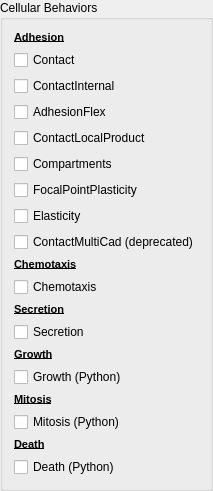
     <widget class="QGroupBox" name="groupBox_9">
      <property name="title">
       <string>Cellular Behaviors</string>
      </property>
      <layout class="QVBoxLayout" name="verticalLayout_6">
       <item>
        <widget class="QLabel" name="label_34">
         <property name="text">
          <string>&lt;!DOCTYPE HTML PUBLIC &quot;-//W3C//DTD HTML 4.0//EN&quot; &quot;http://www.w3.org/TR/REC-html40/strict.dtd&quot;&gt;
&lt;html&gt;&lt;head&gt;&lt;meta name=&quot;qrichtext&quot; content=&quot;1&quot; /&gt;&lt;style type=&quot;text/css&quot;&gt;
p, li { white-space: pre-wrap; }
&lt;/style&gt;&lt;/head&gt;&lt;body style=&quot; font-family:'MS Shell Dlg 2'; font-size:8.25pt; font-weight:400; font-style:normal;&quot;&gt;
&lt;p style=&quot; margin-top:0px; margin-bottom:0px; margin-left:0px; margin-right:0px; -qt-block-indent:0; text-indent:0px;&quot;&gt;&lt;span style=&quot; font-size:8pt; font-weight:600; text-decoration: underline;&quot;&gt;Adhesion&lt;/span&gt;&lt;/p&gt;&lt;/body&gt;&lt;/html&gt;</string>
         </property>
        </widget>
       </item>
       <item>
        <widget class="QCheckBox" name="contactCHB">
         <property name="toolTip">
          <string>&lt;!DOCTYPE HTML PUBLIC &quot;-//W3C//DTD HTML 4.0//EN&quot; &quot;http://www.w3.org/TR/REC-html40/strict.dtd&quot;&gt;
&lt;html&gt;&lt;head&gt;&lt;meta name=&quot;qrichtext&quot; content=&quot;1&quot; /&gt;&lt;style type=&quot;text/css&quot;&gt;
p, li { white-space: pre-wrap; }
&lt;/style&gt;&lt;/head&gt;&lt;body style=&quot; font-family:'MS Shell Dlg 2'; font-size:8.25pt; font-weight:400; font-style:normal;&quot;&gt;
&lt;p style=&quot; margin-top:0px; margin-bottom:0px; margin-left:0px; margin-right:0px; -qt-block-indent:0; text-indent:0px;&quot;&gt;&lt;span style=&quot; font-size:8pt;&quot;&gt;Most commonly used energy term for contact (adhesive) cell-cell/cell-Medium interactions&lt;/span&gt;&lt;/p&gt;
&lt;p style=&quot; margin-top:0px; margin-bottom:0px; margin-left:0px; margin-right:0px; -qt-block-indent:0; text-indent:0px;&quot;&gt;&lt;span style=&quot; font-size:8pt;&quot;&gt;Note (when using compartmental cells): it calculates energy between members (compartments) belonging to different clusters (compartmental cells).&lt;/span&gt;&lt;/p&gt;
&lt;p style=&quot;-qt-paragraph-type:empty; margin-top:0px; margin-bottom:0px; margin-left:0px; margin-right:0px; -qt-block-indent:0; text-indent:0px; font-size:8pt;&quot;&gt;&lt;/p&gt;&lt;/body&gt;&lt;/html&gt;</string>
         </property>
         <property name="text">
          <string>Contact</string>
         </property>
        </widget>
       </item>
       <item>
        <widget class="QCheckBox" name="internalContactCB">
         <property name="toolTip">
          <string>Adhesion energy term - calculated betwee members (compartments) of the same cluster (compartmental cell)
You may use it together with Contact energy term</string>
         </property>
         <property name="text">
          <string>ContactInternal</string>
         </property>
        </widget>
       </item>
       <item>
        <widget class="QCheckBox" name="adhesionFlexCHB">
         <property name="toolTip">
          <string>&lt;!DOCTYPE HTML PUBLIC &quot;-//W3C//DTD HTML 4.0//EN&quot; &quot;http://www.w3.org/TR/REC-html40/strict.dtd&quot;&gt;
&lt;html&gt;&lt;head&gt;&lt;meta name=&quot;qrichtext&quot; content=&quot;1&quot; /&gt;&lt;style type=&quot;text/css&quot;&gt;
p, li { white-space: pre-wrap; }
&lt;/style&gt;&lt;/head&gt;&lt;body style=&quot; font-family:'MS Shell Dlg 2'; font-size:8.25pt; font-weight:400; font-style:normal;&quot;&gt;
&lt;p style=&quot; margin-top:0px; margin-bottom:0px; margin-left:0px; margin-right:0px; -qt-block-indent:0; text-indent:0px;&quot;&gt;&lt;span style=&quot; font-size:8pt;&quot;&gt;Calculates adhesion energy based on concentration of adhesion moolecules on the cell membrane. Works fine for complartmental and non compartmental cells. &lt;/span&gt;&lt;/p&gt;
&lt;p style=&quot; margin-top:0px; margin-bottom:0px; margin-left:0px; margin-right:0px; -qt-block-indent:0; text-indent:0px;&quot;&gt;&lt;span style=&quot; font-size:8pt;&quot;&gt;Users can specifymultiple adhesion molecules and customize interactions between them. Adhesion molecules concentrations can be modified/accessed using Python scripting&lt;/span&gt;&lt;/p&gt;&lt;/body&gt;&lt;/html&gt;</string>
         </property>
         <property name="text">
          <string>AdhesionFlex</string>
         </property>
        </widget>
       </item>
       <item>
        <widget class="QCheckBox" name="contactLocalProductCHB">
         <property name="toolTip">
          <string>Older version of AdhesionFlex. Please consider switching to AdhesionFlex plugin</string>
         </property>
         <property name="text">
          <string>ContactLocalProduct</string>
         </property>
        </widget>
       </item>
       <item>
        <widget class="QCheckBox" name="compartmentCHB">
         <property name="toolTip">
          <string>&lt;!DOCTYPE HTML PUBLIC &quot;-//W3C//DTD HTML 4.0//EN&quot; &quot;http://www.w3.org/TR/REC-html40/strict.dtd&quot;&gt;
&lt;html&gt;&lt;head&gt;&lt;meta name=&quot;qrichtext&quot; content=&quot;1&quot; /&gt;&lt;style type=&quot;text/css&quot;&gt;
p, li { white-space: pre-wrap; }
&lt;/style&gt;&lt;/head&gt;&lt;body style=&quot; font-family:'MS Shell Dlg 2'; font-size:8.25pt; font-weight:400; font-style:normal;&quot;&gt;
&lt;p style=&quot; margin-top:0px; margin-bottom:0px; margin-left:0px; margin-right:0px; -qt-block-indent:0; text-indent:0px;&quot;&gt;&lt;span style=&quot; font-size:8pt;&quot;&gt;Combined Contact and ContactInternal plugin.&lt;/span&gt;&lt;/p&gt;
&lt;p style=&quot; margin-top:0px; margin-bottom:0px; margin-left:0px; margin-right:0px; -qt-block-indent:0; text-indent:0px;&quot;&gt;&lt;span style=&quot; font-size:8pt;&quot;&gt;Allows users to specify adhesions between members of same and different clusters at the same time.&lt;/span&gt;&lt;/p&gt;&lt;/body&gt;&lt;/html&gt;</string>
         </property>
         <property name="text">
          <string>Compartments</string>
         </property>
        </widget>
       </item>
       <item>
        <widget class="QCheckBox" name="fppCHB">
         <property name="toolTip">
          <string>&lt;!DOCTYPE HTML PUBLIC &quot;-//W3C//DTD HTML 4.0//EN&quot; &quot;http://www.w3.org/TR/REC-html40/strict.dtd&quot;&gt;
&lt;html&gt;&lt;head&gt;&lt;meta name=&quot;qrichtext&quot; content=&quot;1&quot; /&gt;&lt;style type=&quot;text/css&quot;&gt;
p, li { white-space: pre-wrap; }
&lt;/style&gt;&lt;/head&gt;&lt;body style=&quot; font-family:'MS Shell Dlg 2'; font-size:8.25pt; font-weight:400; font-style:normal;&quot;&gt;
&lt;p style=&quot; margin-top:0px; margin-bottom:0px; margin-left:0px; margin-right:0px; -qt-block-indent:0; text-indent:0px;&quot;&gt;&lt;span style=&quot; font-size:8pt;&quot;&gt;Emulates focal junctions by dynamically linking (via elastic constraint) center of masses of neighboring cells. Elastic constraint is based on the distance between linked cells. &lt;/span&gt;&lt;/p&gt;
&lt;p style=&quot; margin-top:0px; margin-bottom:0px; margin-left:0px; margin-right:0px; -qt-block-indent:0; text-indent:0px;&quot;&gt;&lt;span style=&quot; font-size:8pt;&quot;&gt;Links' parameters can be accessed and modified through Python.&lt;/span&gt;&lt;/p&gt;
&lt;p style=&quot; margin-top:0px; margin-bottom:0px; margin-left:0px; margin-right:0px; -qt-block-indent:0; text-indent:0px;&quot;&gt;&lt;span style=&quot; font-size:8pt;&quot;&gt;Links can be brokeneither due to exceeding max distance between cells or manually.&lt;/span&gt;&lt;/p&gt;
&lt;p style=&quot; margin-top:0px; margin-bottom:0px; margin-left:0px; margin-right:0px; -qt-block-indent:0; text-indent:0px;&quot;&gt;&lt;span style=&quot; font-size:8pt;&quot;&gt;Links are established when two cells come in contact and max number of links for the two cells is smaller than the number of links they have already formed.&lt;/span&gt;&lt;/p&gt;&lt;/body&gt;&lt;/html&gt;</string>
         </property>
         <property name="text">
          <string>FocalPointPlasticity</string>
         </property>
        </widget>
       </item>
       <item>
        <widget class="QCheckBox" name="elasticityCHB">
         <property name="toolTip">
          <string>&lt;!DOCTYPE HTML PUBLIC &quot;-//W3C//DTD HTML 4.0//EN&quot; &quot;http://www.w3.org/TR/REC-html40/strict.dtd&quot;&gt;
&lt;html&gt;&lt;head&gt;&lt;meta name=&quot;qrichtext&quot; content=&quot;1&quot; /&gt;&lt;style type=&quot;text/css&quot;&gt;
p, li { white-space: pre-wrap; }
&lt;/style&gt;&lt;/head&gt;&lt;body style=&quot; font-family:'MS Shell Dlg 2'; font-size:8.25pt; font-weight:400; font-style:normal;&quot;&gt;
&lt;p style=&quot; margin-top:0px; margin-bottom:0px; margin-left:0px; margin-right:0px; -qt-block-indent:0; text-indent:0px;&quot;&gt;&lt;span style=&quot; font-size:8pt;&quot;&gt;Applies elastic constraint between cell's center of masses of participating cells. Elastic constraint is based on the distance between linked cells. &lt;/span&gt;&lt;/p&gt;
&lt;p style=&quot; margin-top:0px; margin-bottom:0px; margin-left:0px; margin-right:0px; -qt-block-indent:0; text-indent:0px;&quot;&gt;&lt;span style=&quot; font-size:8pt;&quot;&gt;Elastic links are initially formed between those cells which touch each other when first pixel copy is about to happen. &lt;/span&gt;&lt;/p&gt;
&lt;p style=&quot; margin-top:0px; margin-bottom:0px; margin-left:0px; margin-right:0px; -qt-block-indent:0; text-indent:0px;&quot;&gt;&lt;span style=&quot; font-size:8pt;&quot;&gt;Links can be later modified, added/removed using Python scripting. &lt;/span&gt;&lt;/p&gt;
&lt;p style=&quot; margin-top:0px; margin-bottom:0px; margin-left:0px; margin-right:0px; -qt-block-indent:0; text-indent:0px;&quot;&gt;&lt;span style=&quot; font-size:8pt;&quot;&gt;The list of links is static i.e. once two cells are linked they will remain linked until one of them disappears or the linkis broken manually by Python script.&lt;/span&gt;&lt;/p&gt;
&lt;p style=&quot;-qt-paragraph-type:empty; margin-top:0px; margin-bottom:0px; margin-left:0px; margin-right:0px; -qt-block-indent:0; text-indent:0px; font-size:8pt;&quot;&gt;&lt;/p&gt;
&lt;p style=&quot;-qt-paragraph-type:empty; margin-top:0px; margin-bottom:0px; margin-left:0px; margin-right:0px; -qt-block-indent:0; text-indent:0px; font-size:8pt;&quot;&gt;&lt;/p&gt;
&lt;p style=&quot;-qt-paragraph-type:empty; margin-top:0px; margin-bottom:0px; margin-left:0px; margin-right:0px; -qt-block-indent:0; text-indent:0px; font-size:8pt;&quot;&gt;&lt;/p&gt;&lt;/body&gt;&lt;/html&gt;</string>
         </property>
         <property name="text">
          <string>Elasticity</string>
         </property>
        </widget>
       </item>
       <item>
        <widget class="QCheckBox" name="contactMultiCadCHB">
         <property name="toolTip">
          <string>Deprecetad plauing. Please use AdhesionFlex</string>
         </property>
         <property name="text">
          <string>ContactMultiCad (deprecated)</string>
         </property>
         <property name="checkable">
          <bool>true</bool>
         </property>
        </widget>
       </item>
       <item>
        <widget class="QLabel" name="label_35">
         <property name="text">
          <string>&lt;!DOCTYPE HTML PUBLIC &quot;-//W3C//DTD HTML 4.0//EN&quot; &quot;http://www.w3.org/TR/REC-html40/strict.dtd&quot;&gt;
&lt;html&gt;&lt;head&gt;&lt;meta name=&quot;qrichtext&quot; content=&quot;1&quot; /&gt;&lt;style type=&quot;text/css&quot;&gt;
p, li { white-space: pre-wrap; }
&lt;/style&gt;&lt;/head&gt;&lt;body style=&quot; font-family:'MS Shell Dlg 2'; font-size:8.25pt; font-weight:400; font-style:normal;&quot;&gt;
&lt;p style=&quot; margin-top:0px; margin-bottom:0px; margin-left:0px; margin-right:0px; -qt-block-indent:0; text-indent:0px;&quot;&gt;&lt;span style=&quot; font-size:8pt; font-weight:600; text-decoration: underline;&quot;&gt;Chemotaxis&lt;/span&gt;&lt;/p&gt;&lt;/body&gt;&lt;/html&gt;</string>
         </property>
        </widget>
       </item>
       <item>
        <widget class="QCheckBox" name="chemotaxisCHB">
         <property name="toolTip">
          <string>&lt;!DOCTYPE HTML PUBLIC &quot;-//W3C//DTD HTML 4.0//EN&quot; &quot;http://www.w3.org/TR/REC-html40/strict.dtd&quot;&gt;
&lt;html&gt;&lt;head&gt;&lt;meta name=&quot;qrichtext&quot; content=&quot;1&quot; /&gt;&lt;style type=&quot;text/css&quot;&gt;
p, li { white-space: pre-wrap; }
&lt;/style&gt;&lt;/head&gt;&lt;body style=&quot; font-family:'MS Shell Dlg 2'; font-size:8.25pt; font-weight:400; font-style:normal;&quot;&gt;
&lt;p style=&quot; margin-top:0px; margin-bottom:0px; margin-left:0px; margin-right:0px; -qt-block-indent:0; text-indent:0px;&quot;&gt;&lt;span style=&quot; font-size:8pt;&quot;&gt;Implements energy term which emulates Chemotaxis. &lt;/span&gt;&lt;/p&gt;
&lt;p style=&quot; margin-top:0px; margin-bottom:0px; margin-left:0px; margin-right:0px; -qt-block-indent:0; text-indent:0px;&quot;&gt;&lt;span style=&quot; font-size:8pt;&quot;&gt;Note, you need to define chemical fields for this plugin to work.&lt;/span&gt;&lt;/p&gt;&lt;/body&gt;&lt;/html&gt;</string>
         </property>
         <property name="text">
          <string>Chemotaxis</string>
         </property>
        </widget>
       </item>
       <item>
        <widget class="QLabel" name="label_36">
         <property name="text">
          <string>&lt;!DOCTYPE HTML PUBLIC &quot;-//W3C//DTD HTML 4.0//EN&quot; &quot;http://www.w3.org/TR/REC-html40/strict.dtd&quot;&gt;
&lt;html&gt;&lt;head&gt;&lt;meta name=&quot;qrichtext&quot; content=&quot;1&quot; /&gt;&lt;style type=&quot;text/css&quot;&gt;
p, li { white-space: pre-wrap; }
&lt;/style&gt;&lt;/head&gt;&lt;body style=&quot; font-family:'MS Shell Dlg 2'; font-size:8.25pt; font-weight:400; font-style:normal;&quot;&gt;
&lt;p style=&quot; margin-top:0px; margin-bottom:0px; margin-left:0px; margin-right:0px; -qt-block-indent:0; text-indent:0px;&quot;&gt;&lt;span style=&quot; font-size:8pt; font-weight:600; text-decoration: underline;&quot;&gt;Secretion&lt;/span&gt;&lt;/p&gt;&lt;/body&gt;&lt;/html&gt;</string>
         </property>
        </widget>
       </item>
       <item>
        <widget class="QCheckBox" name="secretionCHB">
         <property name="toolTip">
          <string>&lt;!DOCTYPE HTML PUBLIC &quot;-//W3C//DTD HTML 4.0//EN&quot; &quot;http://www.w3.org/TR/REC-html40/strict.dtd&quot;&gt;
&lt;html&gt;&lt;head&gt;&lt;meta name=&quot;qrichtext&quot; content=&quot;1&quot; /&gt;&lt;style type=&quot;text/css&quot;&gt;
p, li { white-space: pre-wrap; }
&lt;/style&gt;&lt;/head&gt;&lt;body style=&quot; font-family:'MS Shell Dlg 2'; font-size:8.25pt; font-weight:400; font-style:normal;&quot;&gt;
&lt;p style=&quot; margin-top:0px; margin-bottom:0px; margin-left:0px; margin-right:0px; -qt-block-indent:0; text-indent:0px;&quot;&gt;&lt;span style=&quot; font-size:8pt;&quot;&gt;A module which implements secretion. You need to make sure you have defined chemical fields to which you are trying to secrete. &lt;/span&gt;&lt;/p&gt;
&lt;p style=&quot; margin-top:0px; margin-bottom:0px; margin-left:0px; margin-right:0px; -qt-block-indent:0; text-indent:0px;&quot;&gt;&lt;span style=&quot; font-size:8pt;&quot;&gt;Secretion can be deinied for particular cell types using XML/Python configureSim  or on a cell-by-cell basis using Python &lt;/span&gt;&lt;/p&gt;
&lt;p style=&quot; margin-top:0px; margin-bottom:0px; margin-left:0px; margin-right:0px; -qt-block-indent:0; text-indent:0px;&quot;&gt;&lt;span style=&quot; font-size:8pt;&quot;&gt;Notice it implicitely calls PixelTracker and BoundaryPixelTracker plugins&lt;/span&gt;&lt;/p&gt;&lt;/body&gt;&lt;/html&gt;</string>
         </property>
         <property name="text">
          <string>Secretion</string>
         </property>
        </widget>
       </item>
       <item>
        <widget class="QLabel" name="label_37">
         <property name="text">
          <string>&lt;!DOCTYPE HTML PUBLIC &quot;-//W3C//DTD HTML 4.0//EN&quot; &quot;http://www.w3.org/TR/REC-html40/strict.dtd&quot;&gt;
&lt;html&gt;&lt;head&gt;&lt;meta name=&quot;qrichtext&quot; content=&quot;1&quot; /&gt;&lt;style type=&quot;text/css&quot;&gt;
p, li { white-space: pre-wrap; }
&lt;/style&gt;&lt;/head&gt;&lt;body style=&quot; font-family:'MS Shell Dlg 2'; font-size:8.25pt; font-weight:400; font-style:normal;&quot;&gt;
&lt;p style=&quot; margin-top:0px; margin-bottom:0px; margin-left:0px; margin-right:0px; -qt-block-indent:0; text-indent:0px;&quot;&gt;&lt;span style=&quot; font-size:8pt; font-weight:600; text-decoration: underline;&quot;&gt;Growth&lt;/span&gt;&lt;/p&gt;&lt;/body&gt;&lt;/html&gt;</string>
         </property>
        </widget>
       </item>
       <item>
        <widget class="QCheckBox" name="growthCHB">
         <property name="toolTip">
          <string>&lt;!DOCTYPE HTML PUBLIC &quot;-//W3C//DTD HTML 4.0//EN&quot; &quot;http://www.w3.org/TR/REC-html40/strict.dtd&quot;&gt;
&lt;html&gt;&lt;head&gt;&lt;meta name=&quot;qrichtext&quot; content=&quot;1&quot; /&gt;&lt;style type=&quot;text/css&quot;&gt;
p, li { white-space: pre-wrap; }
&lt;/style&gt;&lt;/head&gt;&lt;body style=&quot; font-family:'MS Shell Dlg 2'; font-size:8.25pt; font-weight:400; font-style:normal;&quot;&gt;
&lt;p style=&quot; margin-top:0px; margin-bottom:0px; margin-left:0px; margin-right:0px; -qt-block-indent:0; text-indent:0px;&quot;&gt;&lt;span style=&quot; font-size:8pt;&quot;&gt;Example of a Python steppable which implements cell growth.&lt;/span&gt;&lt;/p&gt;
&lt;p style=&quot; margin-top:0px; margin-bottom:0px; margin-left:0px; margin-right:0px; -qt-block-indent:0; text-indent:0px;&quot;&gt;&lt;span style=&quot; font-size:8pt;&quot;&gt; Users can modify the code to refine cell growth behavior. &lt;/span&gt;&lt;/p&gt;&lt;/body&gt;&lt;/html&gt;</string>
         </property>
         <property name="text">
          <string>Growth (Python)</string>
         </property>
        </widget>
       </item>
       <item>
        <widget class="QLabel" name="label_38">
         <property name="text">
          <string>&lt;!DOCTYPE HTML PUBLIC &quot;-//W3C//DTD HTML 4.0//EN&quot; &quot;http://www.w3.org/TR/REC-html40/strict.dtd&quot;&gt;
&lt;html&gt;&lt;head&gt;&lt;meta name=&quot;qrichtext&quot; content=&quot;1&quot; /&gt;&lt;style type=&quot;text/css&quot;&gt;
p, li { white-space: pre-wrap; }
&lt;/style&gt;&lt;/head&gt;&lt;body style=&quot; font-family:'MS Shell Dlg 2'; font-size:8.25pt; font-weight:400; font-style:normal;&quot;&gt;
&lt;p style=&quot; margin-top:0px; margin-bottom:0px; margin-left:0px; margin-right:0px; -qt-block-indent:0; text-indent:0px;&quot;&gt;&lt;span style=&quot; font-size:8pt; font-weight:600; text-decoration: underline;&quot;&gt;Mitosis&lt;/span&gt;&lt;/p&gt;&lt;/body&gt;&lt;/html&gt;</string>
         </property>
        </widget>
       </item>
       <item>
        <widget class="QCheckBox" name="mitosisCHB">
         <property name="toolTip">
          <string>Python Steppable implementing cell division. </string>
         </property>
         <property name="text">
          <string>Mitosis (Python)</string>
         </property>
        </widget>
       </item>
       <item>
        <widget class="QLabel" name="label_39">
         <property name="text">
          <string>&lt;!DOCTYPE HTML PUBLIC &quot;-//W3C//DTD HTML 4.0//EN&quot; &quot;http://www.w3.org/TR/REC-html40/strict.dtd&quot;&gt;
&lt;html&gt;&lt;head&gt;&lt;meta name=&quot;qrichtext&quot; content=&quot;1&quot; /&gt;&lt;style type=&quot;text/css&quot;&gt;
p, li { white-space: pre-wrap; }
&lt;/style&gt;&lt;/head&gt;&lt;body style=&quot; font-family:'MS Shell Dlg 2'; font-size:8.25pt; font-weight:400; font-style:normal;&quot;&gt;
&lt;p style=&quot; margin-top:0px; margin-bottom:0px; margin-left:0px; margin-right:0px; -qt-block-indent:0; text-indent:0px;&quot;&gt;&lt;span style=&quot; font-size:8pt; font-weight:600; text-decoration: underline;&quot;&gt;Death&lt;/span&gt;&lt;/p&gt;&lt;/body&gt;&lt;/html&gt;</string>
         </property>
        </widget>
       </item>
       <item>
        <widget class="QCheckBox" name="deathCHB">
         <property name="toolTip">
          <string>Python Steppable implementing cell death</string>
         </property>
         <property name="text">
          <string>Death (Python)</string>
         </property>
        </widget>
       </item>
      </layout>
     </widget>
